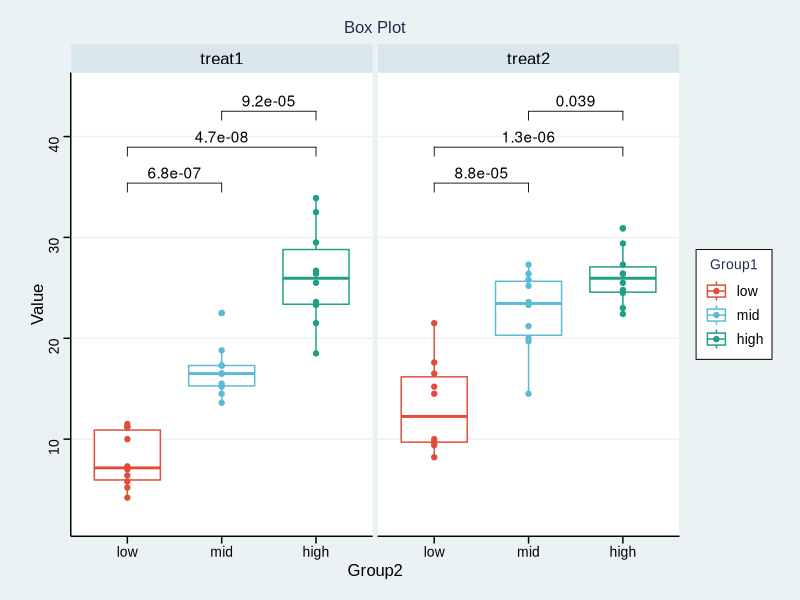

Write R code to recreate this figure.
## ---- chunk 1
# 安装包
if (!requireNamespace("ggpubr", quietly = TRUE)) {
  install.packages("ggpubr")
}
if (!requireNamespace("ggthemes", quietly = TRUE)) {
  install.packages("ggthemes")
}

# 加载包
library(ggpubr)
library(ggthemes)
## ---- chunk 2
# 加载数据
data <- read.table("files/Hiplot/015-boxplot-data.txt", header = T)

# 整理数据格式
groups <- unique(data[, 2])
my_comparisons <- combn(groups, 2, simplify = FALSE)
my_comparisons <- lapply(my_comparisons, as.character)

# 查看数据
head(data)
## ---- chunk 3
#| label: fig-1Boxplot
#| fig-cap: "箱式图"
#| out.width: "95%"
#| warning: false

# 箱式图
p <- ggboxplot(data, x = "Group1", y = "Value", notch = F, facet.by = "Group2",
               add = "point", color = "Group1", xlab = "Group2", ylab = "Value",
               palette = c("#e04d39","#5bbad6","#1e9f86"),
               title = "Box Plot") +
  stat_compare_means(comparisons = my_comparisons, label = "p.format", 
                     method = "t.test") +
  scale_y_continuous(expand = expansion(mult = c(0.1, 0.1))) +
  theme_stata() +
  theme(text = element_text(family = "Arial"),
        plot.title = element_text(size = 12,hjust = 0.5),
        axis.title = element_text(size = 12),
        axis.text = element_text(size = 10),
        axis.text.x = element_text(angle = 0, hjust = 0.5,vjust = 1),
        legend.position = "right",
        legend.direction = "vertical",
        legend.title = element_text(size = 10),
        legend.text = element_text(size = 10))

p
